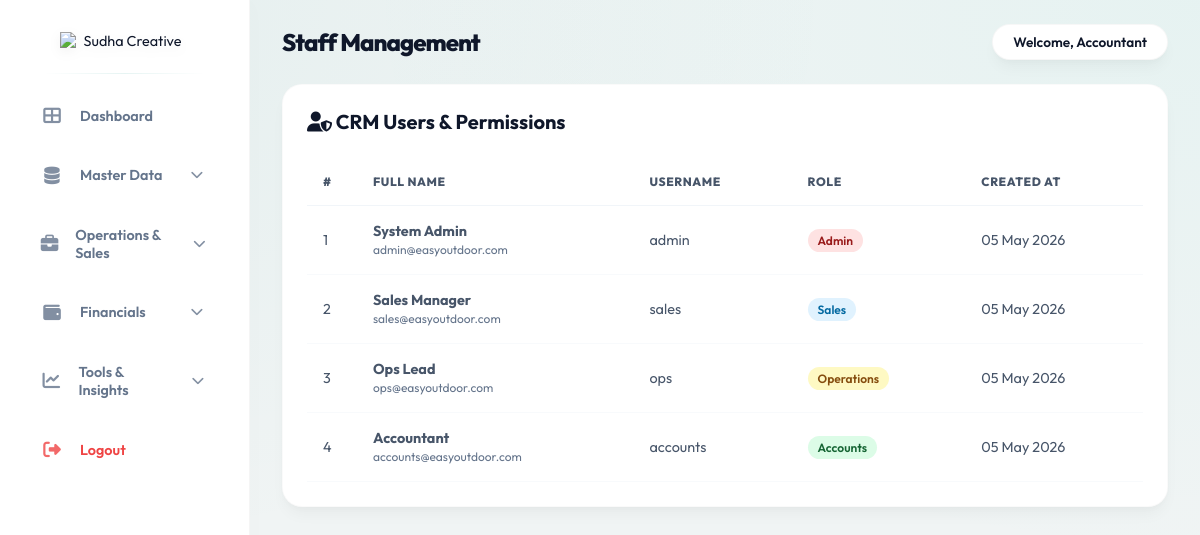
Screenshot of /modules/admin/users.php (signed in) with the database file from the repository.
### tables this page shows
CREATE TABLE IF NOT EXISTS `users` (
  `id` int(11) NOT NULL AUTO_INCREMENT,
  `username` varchar(50) NOT NULL UNIQUE,
  `password` varchar(255) NOT NULL,
  `role` enum('admin','sales','operations','accounts') NOT NULL,
  `full_name` varchar(100) DEFAULT NULL,
  `email` varchar(100) DEFAULT NULL,
  `created_at` timestamp NOT NULL DEFAULT current_timestamp(),
  PRIMARY KEY (`id`)
);

### modules/admin/users.php (the view, shortened to what this page needs)
<?php
include_once __DIR__ . '/../../includes/header.php';
$limit = 10;
$page = isset($_GET['page']) ? (int)$_GET['page'] : 1;
$offset = ($page - 1) * $limit;
$users = $pdo->prepare("SELECT * FROM users ORDER BY id ASC LIMIT ? OFFSET ?");
$users->execute([$limit, $offset]);
$users = $users->fetchAll();
?>
<div class="card">
    <div style="display: flex; justify-content: space-between; align-items: center; margin-bottom: 1.5rem;">
        <h2 style="font-size: 1.25rem;"><i class="fas fa-user-shield"></i> CRM Users & Permissions</h2>
    </div>
    <table class="table">
        <thead>
            <tr>
                <th style="width: 50px;">#</th>
                <th>Full Name</th>
                <th>Username</th>
                <th>Role</th>
                <th>Created At</th>
            </tr>
        </thead>
        <tbody>
            <?php
            $sn = $offset + 1;
            foreach ($users as $user): ?>
            <tr>
                <td><?php echo $sn++; ?></td>
                <td>
                    <strong><?php echo $user['full_name']; ?></strong><br>
                    <small style="color: var(--secondary);"><?php echo $user['email']; ?></small>
                </td>
                <td><?php echo $user['username']; ?></td>
                <td>
                    <span class="role-badge role-<?php echo $user['role']; ?>">
                        <?php echo ucfirst($user['role']); ?>
                    </span>
                </td>
                <td><?php echo date('d M Y', strtotime($user['created_at'])); ?></td>
            </tr>
            <?php endforeach; ?>
        </tbody>
    </table>
</div>
<?php include_once __DIR__ . '/../../includes/footer.php'; ?>

### assets/css/style.css (style rules this page uses)
:root { --primary: #0D9488; --primary-light: #2DD4BF; --primary-dark: #0F766E; --brand-red: #A81C1C; --brand-orange: #F97316; --secondary: #64748B; --accent: var(--brand-orange); --success: #10B981; --danger: #EF4444; --dark: #0F172A; --light: #F8FAF9; --white: #FFFFFF; --sidebar-width: 250px; --radius: 16px; --shadow-sm: 0 2px 4px rgba(0,0,0,0.02); --shadow: 0 10px 15px -3px rgba(0,0,0,0.04), 0 4px 6px -2px rgba(0,0,0,0.02); --shadow-lg: 0 20px 25px -5px rgba(0,0,0,0.06), 0 10px 10px -5px rgba(0,0,0,0.04); --glass: rgba(255, 255, 255, 0.7); --glass-border: rgba(255, 255, 255, 0.5); }
* { margin: 0; padding: 0; box-sizing: border-box; font-family: 'Outfit', sans-serif; }
body { background: #f0f4f4; background-image: radial-gradient(at 0% 0%, rgba(13, 148, 136, 0.05) 0px, transparent 50%), radial-gradient(at 100% 0%, rgba(45, 212, 191, 0.05) 0px, transparent 50%); color: var(--dark); display: flex; min-height: 100vh; -webkit-font-smoothing: antialiased; font-size: 0.9rem; }
.card { background: var(--white); border-radius: 20px; padding: 1.5rem; box-shadow: var(--shadow); border: 1px solid rgba(0,0,0,0.02); margin-bottom: 1.5rem; position: relative; overflow: hidden; }
.card::after { content: ''; position: absolute; top: 0; left: 0; width: 100%; height: 4px; background: linear-gradient(90deg, var(--primary), var(--primary-light)); opacity: 0; transition: opacity 0.3s; }
.table { width: 100%; border-collapse: collapse; }
.table th { padding: 1rem; color: #475569; font-weight: 800; font-size: 0.75rem; text-transform: uppercase; letter-spacing: 0.05em; text-align: left; border-bottom: 1px solid #f1f5f9; }
.table tr td { padding: 1rem; border-bottom: 1px solid #f8fafc; vertical-align: middle; color: #475569; background: transparent; }
.table tr td:first-child, .table tr td:last-child { border-radius: 0; border-left: none; border-right: none; }

### modules/admin/users.php (style rules this page uses)
.role-badge { padding: 0.25rem 0.625rem; border-radius: 9999px; font-size: 0.75rem; font-weight: 600; }
.role-admin { background: #fee2e2; color: #991b1b; }
.role-sales { background: #e0f2fe; color: #0369a1; }
.role-operations { background: #fef9c3; color: #854d0e; }
.role-accounts { background: #dcfce7; color: #166534; }

### rows the page displays
users: full_name "System Admin", email "admin@easyoutdoor.com", username "admin", role "Admin", created_at "05 May 2026"
users: full_name "Sales Manager", email "sales@easyoutdoor.com", username "sales", role "Sales", created_at "05 May 2026"
users: full_name "Ops Lead", email "ops@easyoutdoor.com", username "ops", role "Operations", created_at "05 May 2026"
users: full_name "Accountant", email "accounts@easyoutdoor.com", username "accounts", role "Accounts", created_at "05 May 2026"

### other values shown
$pageTitle "Staff Management"
$_SESSION['user_name'] "Accountant"
